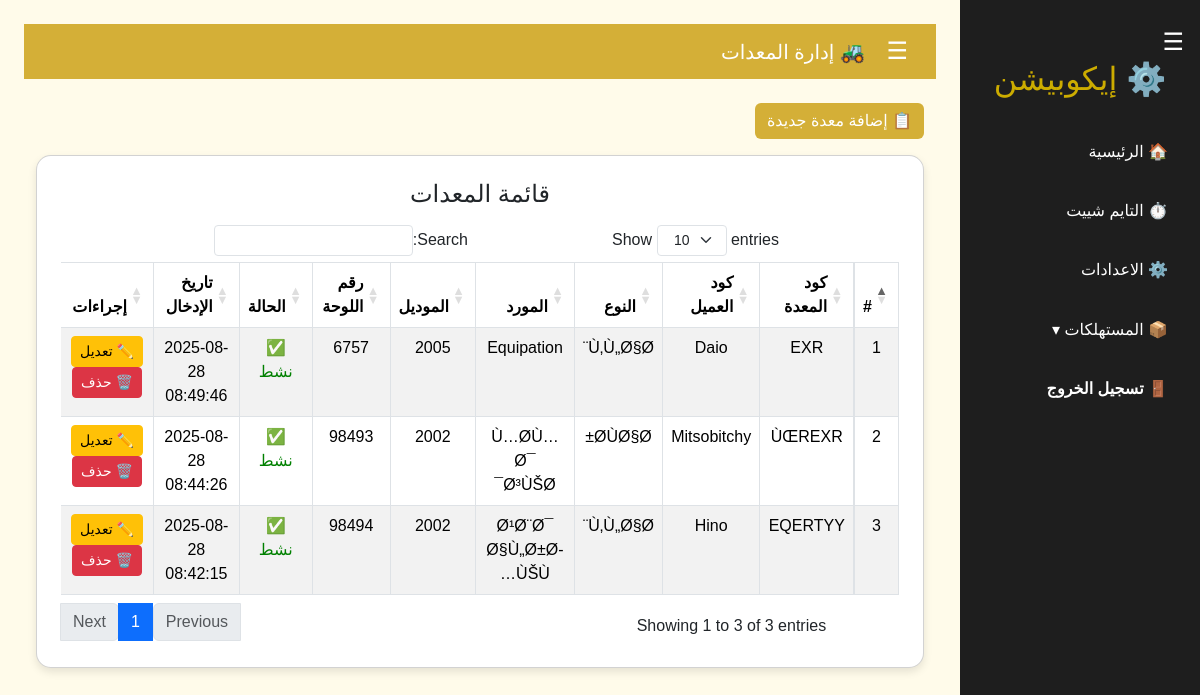
Screenshot of /equipments.php (signed in) with the database file from the repository.
### tables this page shows
CREATE TABLE `equipments` (
  `id` int(11) NOT NULL,
  `equipment_code` varchar(50) NOT NULL,
  `equipment_name` varchar(100) NOT NULL,
  `equipment_type` varchar(50) NOT NULL,
  `owner_id` int(11) DEFAULT NULL,
  `model` varchar(50) DEFAULT NULL,
  `plate_number` varchar(50) DEFAULT NULL,
  `description` text NOT NULL,
  `status` tinyint(1) DEFAULT '1',
  `created_at` timestamp NOT NULL DEFAULT CURRENT_TIMESTAMP
);

CREATE TABLE `equipment_types` (
  `id` int(11) NOT NULL,
  `type_name` varchar(255) NOT NULL,
  `description` text,
  `status` tinyint(1) DEFAULT '1',
  `created_at` timestamp NOT NULL DEFAULT CURRENT_TIMESTAMP
);

CREATE TABLE `owners` (
  `id` int(11) NOT NULL,
  `customer_code` varchar(50) DEFAULT NULL,
  `owner_name` varchar(255) NOT NULL,
  `contact_no` varchar(50) DEFAULT NULL,
  `first_contract_date` date DEFAULT NULL,
  `notes` text,
  `owner_type` varchar(20) DEFAULT NULL,
  `status` tinyint(1) DEFAULT '0'
);

### equipments.php (the view, shortened to what this page needs)
<?php
include 'config.php';
$editRow = array();
?>
<!DOCTYPE html>
<html lang="ar" dir="rtl">
<head>
  <link href="https://cdn.jsdelivr.net/npm/bootstrap@5.3.2/dist/css/bootstrap.min.css" rel="stylesheet">
  <link rel="stylesheet" href="https://cdn.datatables.net/1.13.6/css/dataTables.bootstrap5.min.css">
  <link rel="stylesheet" type="text/css" href="css/style.css"/>
</head>
<body>
<?php include 'sidebar.php'; ?>
<div class="main" id="main">
<nav class="navbar navbar-dark mb-4">
  <div class="container-fluid">
    <span class="navbar-brand mb-0 h1"><span class="menu-btn" onclick="toggleSidebar()">☰</span> 🚜 إدارة المعدات </span>
  </div>
</nav>
<div class="container">
  <div class="mb-3">
    <button class="btn btn-gold" type="button" data-bs-toggle="collapse" data-bs-target="#equipForm" aria-expanded="false" aria-controls="equipForm">
        📋 <?php echo isset($editRow['id']) ? "تعديل معدة" : "إضافة معدة جديدة"; ?>
    </button>
  </div>
  <div class="card p-4">
  <h4 class="mb-3">قائمة المعدات</h4>
  <table id="equipmentsTable" class="table table-bordered table-striped">
    <thead>
      <tr>
        <th style="text-align: right;">#</th>
        <th style="text-align: right;">كود المعدة</th>
        <th style="text-align: right;">كود العميل</th>
        <th style="text-align: right;">النوع</th>
        <th style="text-align: right;">المورد</th>
        <th style="text-align: right;">الموديل</th>
        <th style="text-align: right;">رقم اللوحة</th>
        <th style="text-align: right;">الحالة</th>
        <th style="text-align: right;">تاريخ الإدخال</th>
        <th style="text-align: right;">إجراءات</th>
      </tr>
    </thead>
    <tbody>
      <?php
      $i = 1;
      $result = $conn->query("SELECT * FROM equipments ORDER BY id DESC");
      while($row = $result->fetch_assoc()):
      ?>
      <tr>
        <td><?php echo $i; ?></td>
        <td><?php echo htmlspecialchars($row['equipment_code']); ?></td>
        <td><?php echo htmlspecialchars($row['equipment_name']); ?></td>
        <td>
    <?php
    $type_id = $row['equipment_type'];
    $type_name = '';
    $qType = $conn->query("SELECT type_name FROM equipment_types WHERE id = '$type_id' LIMIT 1");
    if($qType && $qType->num_rows > 0){
        $typeRow = $qType->fetch_assoc();
        $type_name = $typeRow['type_name'];
    }
    echo htmlspecialchars($type_name);
    ?>
</td>
<td>
  <?php
  $owner_id = $row['owner_id'];
  $owner_name = '';
  $qOwner = $conn->query("SELECT owner_name FROM owners WHERE id = '$owner_id' LIMIT 1");
  if($qOwner && $qOwner->num_rows > 0){
      $ownerRow = $qOwner->fetch_assoc();
      $owner_name = $ownerRow['owner_name'];
  }
  echo htmlspecialchars($owner_name);
  ?>
</td>
        <td><?php echo htmlspecialchars($row['model']); ?></td>
        <td><?php echo htmlspecialchars($row['plate_number']); ?></td>
        <td><?php echo ($row['status'] == 1) ? '<font color="green"> ✅ نشط</font>' : '<font color="red"> ❌ غير نشط</font>'; ?></td>
        <td><?php echo htmlspecialchars(isset($row['created_at']) ? $row['created_at'] : ''); ?></td>
        <td>
          <a href="?edit=<?php echo $row['id']; ?>" class="btn btn-sm btn-warning">✏️ تعديل</a>
          <a href="?delete=<?php echo $row['id']; ?>" class="btn btn-sm btn-danger" onclick="return confirm('هل أنت متأكد من الحذف؟')">🗑️ حذف</a>
        </td>
      </tr>
      <?php $i++; endwhile; ?>
    </tbody>
  </table>
</div>
</div>
</div>
</body>
</html>

### css/style.css (style rules this page uses)
* { margin: 0; padding: 0; box-sizing: border-box; font-family: "Cairo", sans-serif; }
body { display: flex; background: #f5f5f5; color: #333; }
.main { flex: 1; padding: 1.5rem; margin-right: 240px; transition: margin-right 0.3s ease; width: 100%; }
.menu-btn { font-size: 1.5rem; cursor: pointer; margin-left: 1rem; }
.card { background: #fff; padding: 1.5rem; border-radius: 1rem; box-shadow: 0 2px 6px rgba(0,0,0,0.1); text-align: center; transition: 0.3s; }

### equipments.php (style rules this page uses)
body { background-color: #fffbea; font-family: 'Tajawal', sans-serif; }
.navbar { background-color: #d4af37; }
.btn-gold { background-color: #d4af37; color: white; border: none; }
.card { border-radius: 15px; box-shadow: 0 4px 8px rgba(0,0,0,0.1); }
table { background: white; }
th { background-color: #d4af37; color: white; }

### rows the page displays
equipments: equipment_code "EXR", equipment_name "Daio", equipment_types.type_name "Ù‚Ù„Ø§Ø¨", owner.owner_name "Equipation", model "2005", plate_number "6757", status "✅ نشط", created_at "2025-08-28 08:49:46"
equipments: equipment_code "ÙŒREXR", equipment_name "Mitsobitchy", equipment_types.type_name "Ø­ÙØ§Ø±", owner.owner_name "Ù…Ø­Ù…Ø¯ Ø³ÙŠØ¯", model "2002", plate_number "98493", status "✅ نشط", created_at "2025-08-28 08:44:26"
equipments: equipment_code "EQERTYY", equipment_name "Hino", equipment_types.type_name "Ù‚Ù„Ø§Ø¨", owner.owner_name "Ø¹Ø¨Ø¯ Ø§Ù„Ø±Ø­ÙŠÙ…", model "2002", plate_number "98494", status "✅ نشط", created_at "2025-08-28 08:42:15"
